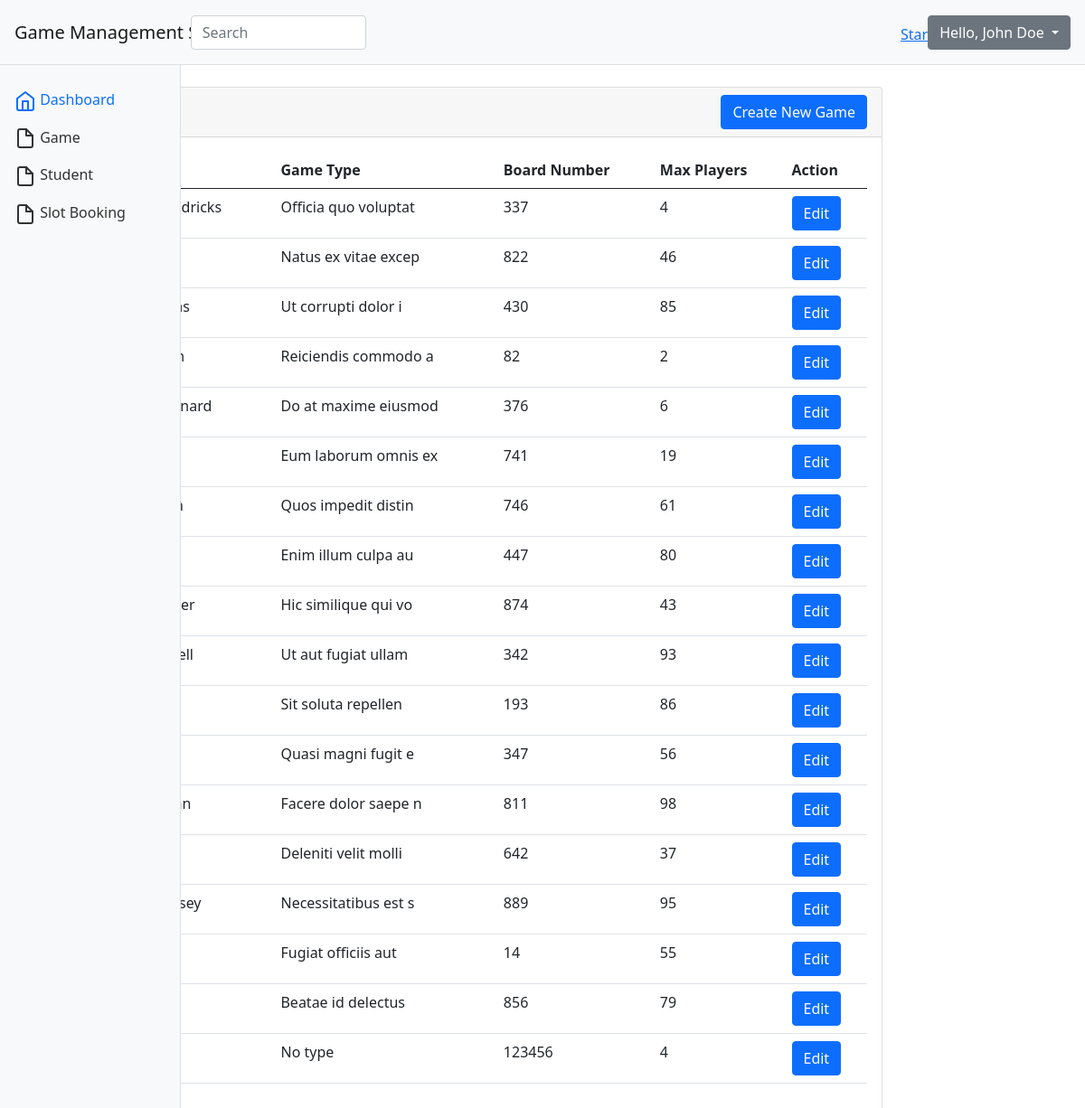
The app's page /index.php?page=game/index, older data.
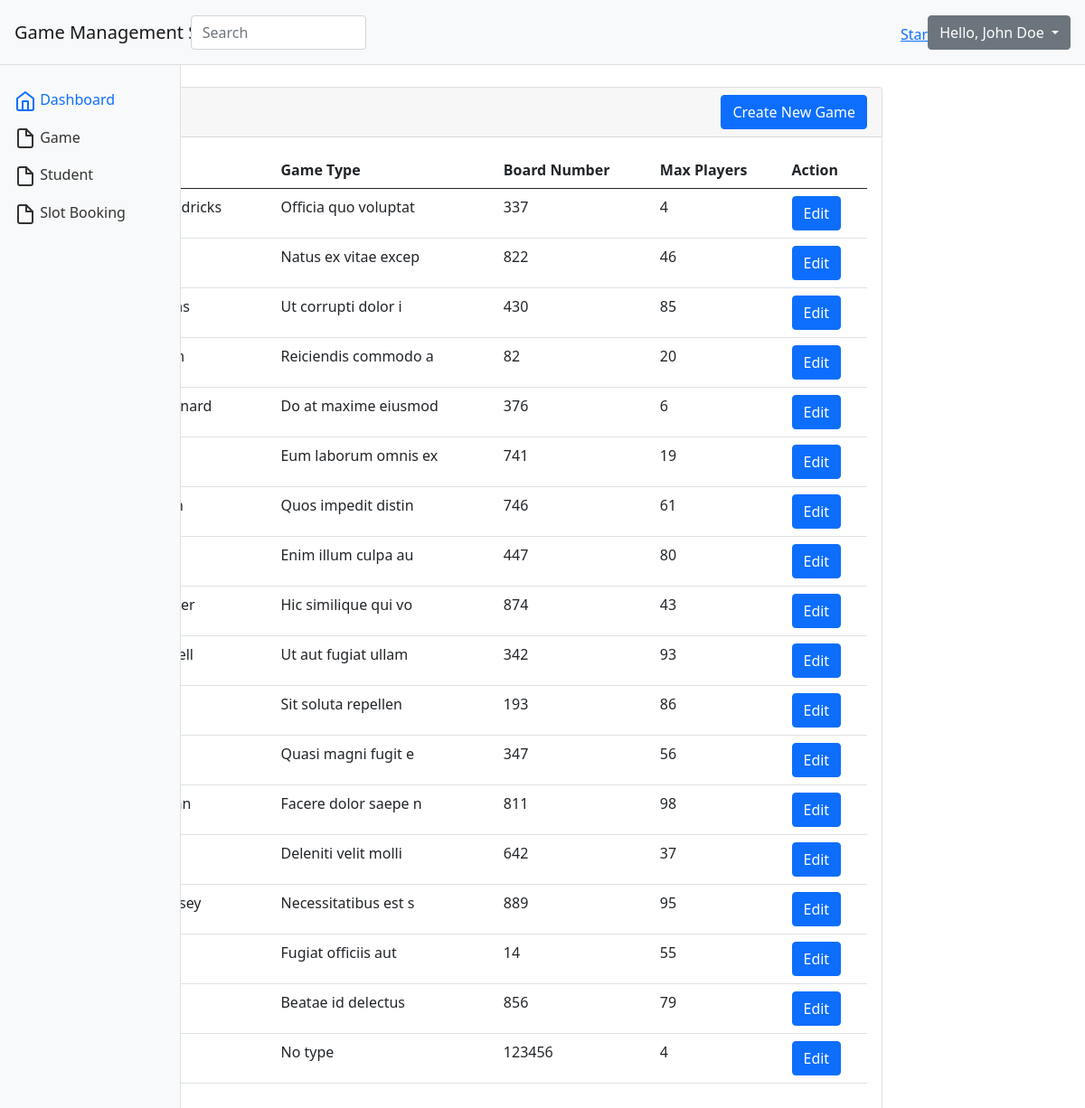
The same page, newer data.
### tables this page shows
CREATE TABLE `games` (
  `id` int(11) NOT NULL,
  `game_name` varchar(255) NOT NULL,
  `game_type` varchar(255) NOT NULL,
  `board_number` int(11) NOT NULL,
  `max_players` int(11) NOT NULL
);

### pages/game/Game.php (called while the page is built, shortened)
<?php
class Game {
    private $conn;
    public function __construct() {
        include __DIR__ . '/../../include/db_connection.php';
        $this->conn = $conn;
    }
    public function getAllGames() {
        $result = $this->conn->query("SELECT * FROM games");
        $games = [];
        while ($row = $result->fetch_assoc()) {
            $games[] = $row;
        }
        return $games;
    }
}
?>

### pages/game/index.php (the view, shortened to what this page needs)
<main class="col-md-9 ml-sm-auto col-lg-10 px-md-4 py-4">
        <div class="card">
        <div class="card-header">
        <div class="d-flex justify-content-between">
            <div>
                <h5>Games</h5>
            </div>
            <div>
                <a href="index.php?page=game/create" class="btn btn-primary float-right">
                    Create New Game
                </a>
            </div>
        </div>
        </div>
        <div class="card-body">
        <table class="table">
            <thead>
                <tr>
                    <th>ID</th>
                    <th>Game Name</th>
                    <th>Game Type</th>
                    <th>Board Number</th>
                    <th>Max Players</th>
                    <th>Action</th>
                </tr>
            </thead>
                <?php
                    include 'Game.php';
                    $game = new Game();
                    $games = $game->getAllGames();
                ?>
            <tbody>
                <?php foreach ($games as $index => $game): ?>
                    <tr>
                        <td><?php echo $index + 1; ?></td>
                        <td><?php echo $game['game_name']; ?></td>
                        <td><?php echo $game['game_type']; ?></td>
                        <td><?php echo $game['board_number']; ?></td>
                        <td><?php echo $game['max_players']; ?></td>
                        <td><a href="index.php?page=game/edit&game_id=<?php echo $game['id']?>" class="btn btn-primary">Edit</a></td>
                    </tr>
                <?php endforeach; ?>
            </tbody>
        </table>
        </div>
        </div>
    </main>

### templates/header.php (shortened to what this page needs)
<!DOCTYPE html>
<html lang="en">
  <head>
    <link rel="stylesheet" href="https://stackpath.bootstrapcdn.com/bootstrap/5.0.0-alpha1/css/bootstrap.min.css">
  </head>
  <body>
    <nav class="navbar navbar-light bg-light p-3">
      <div class="d-flex col-12 col-md-3 col-lg-2 mb-2 mb-lg-0 flex-wrap flex-md-nowrap justify-content-between">
        <a class="navbar-brand" href="#"> Game Management System </a>
      </div>
      <div class="col-12 col-md-4 col-lg-2">
        <input class="form-control form-control-dark" type="text" placeholder="Search" aria-label="Search">
      </div>
      <div class="col-12 col-md-5 col-lg-8 d-flex align-items-center justify-content-md-end mt-3 mt-md-0">
        <div class="mr-3 mt-1">
          <a class="github-button" href="https://github.com/themesberg/simple-bootstrap-5-dashboard" data-color-scheme="no-preference: dark; light: light; dark: light;" data-icon="octicon-star" data-size="large" data-show-count="true" aria-label="Star /themesberg/simple-bootstrap-5-dashboard">Star</a>
        </div>
        <div class="dropdown">
          <button class="btn btn-secondary dropdown-toggle" type="button" id="dropdownMenuButton" data-toggle="dropdown" aria-expanded="false"> Hello, John Doe </button>
        </div>
      </div>
    </nav>
    <div class="container-fluid">
      <div class="row"> <?php
        include('sidebar.php');
        ?>

### templates/sidebar.php (shortened to what this page needs)
<nav id="sidebar" class="col-md-3 col-lg-2 d-md-block bg-light sidebar collapse">
  <div class="position-sticky">
    <ul class="nav flex-column">
      <li class="nav-item">
        <a class="nav-link active" aria-current="page" href="#">
          <span class="ml-2">Dashboard</span>
        </a>
      </li>
      <li class="nav-item">
        <a class="nav-link" href="index.php?page=game/index">
          <span class="ml-2">Game</span>
        </a>
      </li>
      <li class="nav-item">
        <a class="nav-link" href="index.php?page=student/index">
          <span class="ml-2">Student</span>
        </a>
      </li>
      <li class="nav-item">
        <a class="nav-link" href="index.php?page=slot/index">
          <span class="ml-2">Slot Booking</span>
        </a>
      </li>
    </ul>
  </div>
</nav>

### index.php
<?php
include('templates/header.php');
    $page = isset($_GET['page']) ? $_GET['page'] : 'home';
    $page = preg_replace('/[^a-zA-Z0-9\/]/', '', $page);
    $basePath = 'pages/';
   $pagePath = $basePath . $page . '.php';
    if (file_exists($pagePath)) {
        include $pagePath;
    } else {
        echo "404 - Page not found";
    }
include('templates/footer.php');
?>

### templates/footer.php (shortened to what this page needs)
     </div>
    </div>
</body>
</html>

### templates/header.php (style rules this page uses)
.sidebar { position: fixed; top: 0; bottom: 0; left: 0; z-index: 100; padding: 90px 0 0; box-shadow: inset -1px 0 0 rgba(0, 0, 0, .1); z-index: 99; }
.navbar { box-shadow: inset 0 -1px 0 rgba(0, 0, 0, .1); }
@media (min-width: 767.98px) { .navbar { top: 0; position: sticky; z-index: 999; } }
.sidebar .nav-link { color: #333; }
.sidebar .nav-link.active { color: #0d6efd; }

Row changes from the older to the newer data that the page shows:
changed games "Reiciendis commodo a": max_players "2" → "20"
